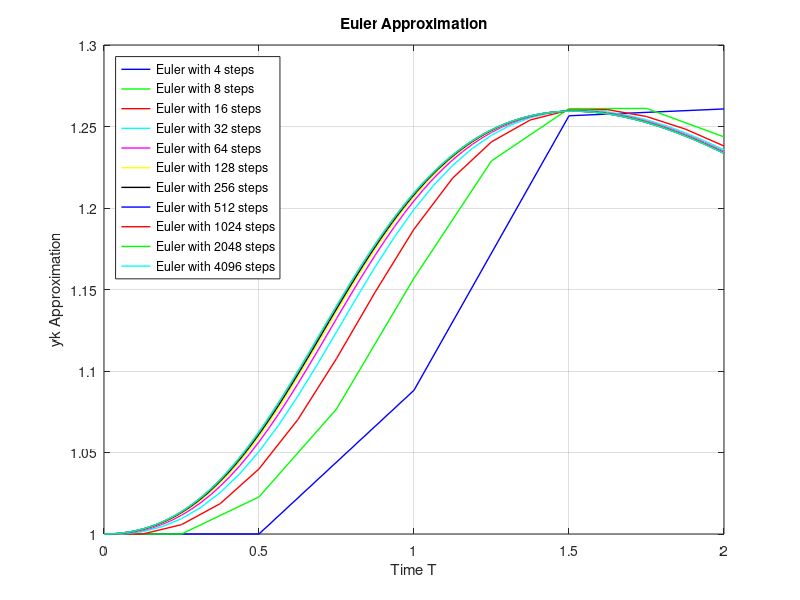
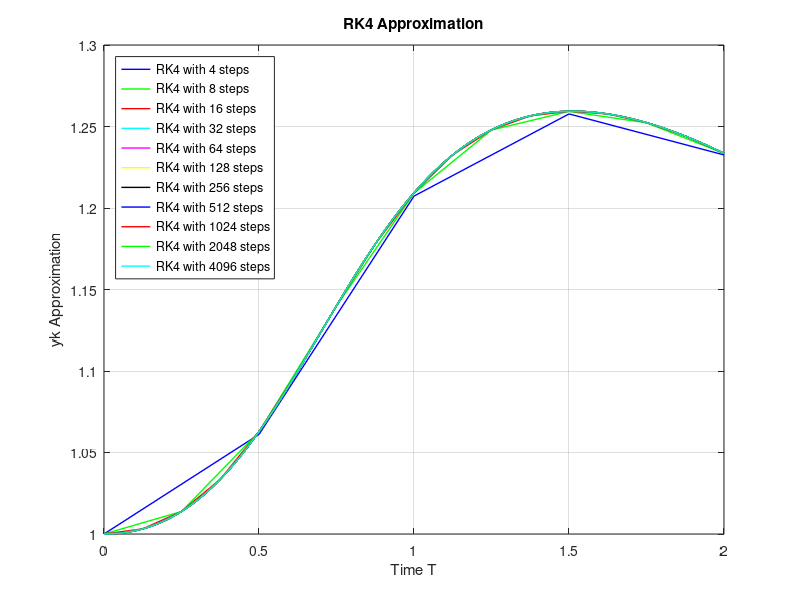
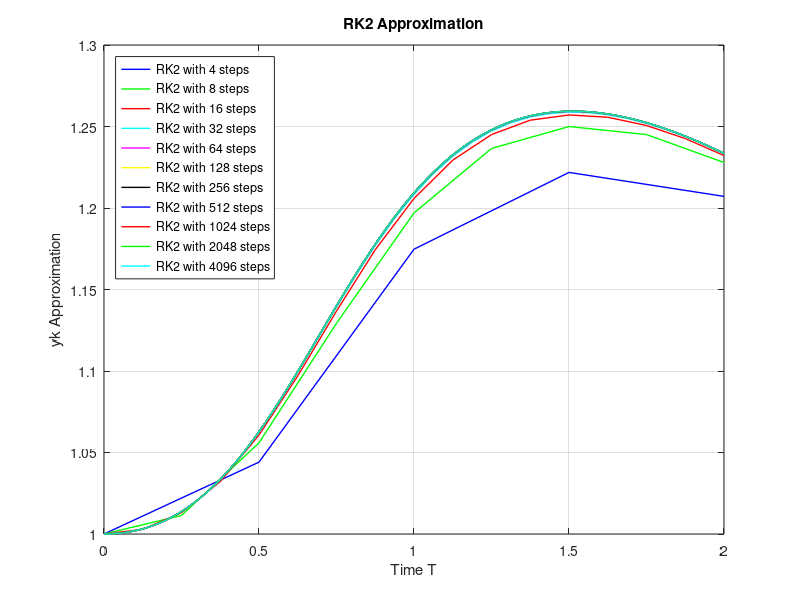
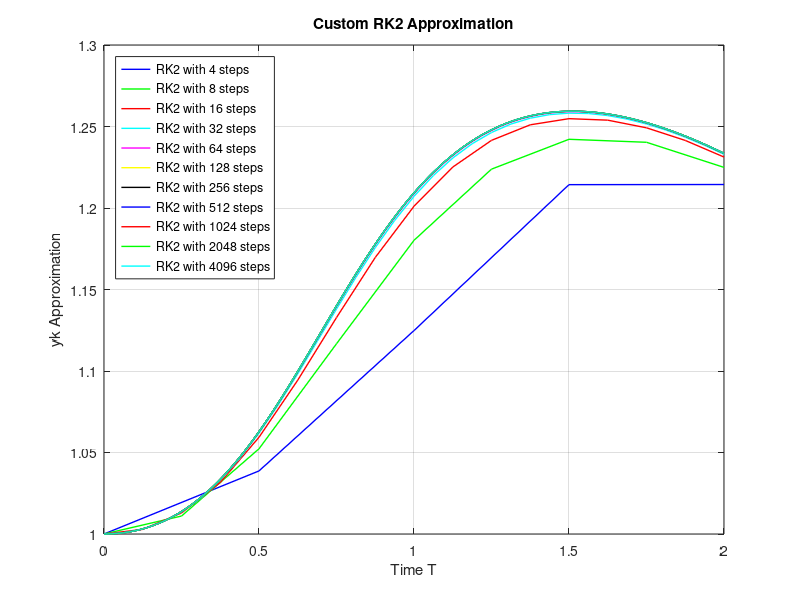

Write MATLAB code to recreate these figures, in order. (Note: this script raises an error after producing the figures.)
clear all; 
close all;
clc;
format long;
name = 'Kasey Haman';
id = 'A16978114';

%% Problem 1 

%Initialize for Euler-------------------------------------------------------
f = @(t, y) exp(-y).*sin(t+2.*pi.*y);
T = 2; y(1) = 1;

%loop for number of steps and step size
n(1) = 4;
h(1) = T/n;
for l = 1:10
    n(l+1) = n(l)*2;
    h(l+1) = T/n(l+1);
end

%Solve Euler for each step size

for n = 1:11
    i = 0;
    y = 1;
    for t = 0:h(n):2
        i = i + 1;
        y(i+1) = y(i) + h(n)*f(t, y(i));
    end
    Eulertvalues{n} = 0:h(n):2;
    Euleryvalues{n} = y(1:end-1);
    Eulerysoln(n) = y(end-1);
end

%loop for number of steps for graph.

figure(1), hold on;
for n = 1:11 
    str(n) = T./h(n);
   legend_string{n} = sprintf('Euler with %d steps',str(n));
cs = 'bgrcmykbrgcm';
 plot(Eulertvalues{n},Euleryvalues{n}, cs(n),'LineWidth',1);
end
legend(legend_string,'Location','Northwest');
xlabel('Time T'); ylabel('yk Approximation');
title('Euler Approximation');
box on; grid on;
set(gca,'FontSize',10)


%Initialize for RK4-----------------------------------------------------
f = @(t, y) exp(-y).*sin(t+2.*pi.*y);
T = 2; y(1) = 1;

%loop for number of steps and step size
n(1) = 4;
h(1) = T/n;
for l = 1:10
    n(l+1) = n(l)*2;
    h(l+1) = T/n(l+1);
end

%Solve RK4 for each step size

for n = 1:11
    i = 0;
    y = 1;
    for t = 0:h(n):2
        i = i + 1;
        k1 = h(n)*f(t, y(i));
        k2 = h(n)*f(t+h(n)/2, y(i)+k1/2);
        k3 = h(n)*f(t+h(n)/2, y(i)+k2/2);
        k4 = h(n)*f(t+h(n), y(i)+k3);
        y(i+1) = y(i) + 1/6*(k1+2*(k2+k3)+k4);
    end
    RK4tvalues{n} = 0:h(n):2;
    RK4yvalues{n} = y(1:end-1);
    RK4ysoln(n) = y(end-1);
end

%loop for number of steps for graph.

figure(2), hold on;
for n = 1:11 
    str(n) = T./h(n);
   legend_string{n} = sprintf('RK4 with %d steps',str(n));
cs = 'bgrcmykbrgcm';
 plot(RK4tvalues{n},RK4yvalues{n}, cs(n),'LineWidth',1);
end
legend(legend_string,'Location','Northwest');
xlabel('Time T'); ylabel('yk Approximation');
title('RK4 Approximation');
box on; grid on;
set(gca,'FontSize',10)



%Initialize for RK2-------------------------------------------------------
f = @(t, y) exp(-y).*sin(t+2.*pi.*y);

B1 = 1/2; B2 = 1/2; mew = 1; alpha = 1; T = 2; y(1) = 1;

%loop for number of steps and step size
n(1) = 4;
h(1) = T/n;
for l = 1:10
    n(l+1) = n(l)*2;
    h(l+1) = T/n(l+1);
end

%Solve RK2 for each step size

for n = 1:11
    i = 0;
    y = 1;
    for t = 0:h(n):2
        i = i + 1;
        k1 = h(n)*f(t, y(i));
        k2 = h(n)*f(t+mew*h(n), y(i)+alpha*k1);
        y(i+1) = y(i) + B1*k1 + B2*k2;
    end
    RK2tvalues{n} = 0:h(n):2;
    RK2yvalues{n} = y(1:end-1);
    RK2ysoln(n) = y(end-1);
end

%loop for number of steps for graph.

figure(3), hold on;
for n = 1:11 
    str(n) = T./h(n);
   legend_string{n} = sprintf('RK2 with %d steps',str(n));
cs = 'bgrcmykbrgcm';
 plot(RK2tvalues{n},RK2yvalues{n}, cs(n),'LineWidth',1);
end
legend(legend_string,'Location','Northwest');
xlabel('Time T'); ylabel('yk Approximation');
title('RK2 Approximation');
box on; grid on;
set(gca,'FontSize',10)

%Initialize for Custom RK2------------------------------------------------
f = @(t, y) exp(-y).*sin(t+2.*pi.*y);

B1 = 3/4; B2 = 1/4; mew = 2; alpha = 2; T = 2; y(1) = 1;

%loop for number of steps and step size
n(1) = 4;
h(1) = T/n;
for l = 1:10
    n(l+1) = n(l)*2;
    h(l+1) = T/n(l+1);
end

%Solve RK2 Custom for each step size

for n = 1:11
    i = 0;
    y = 1;
    for t = 0:h(n):2
        i = i + 1;
        k1 = h(n)*f(t, y(i));
        k2 = h(n)*f(t+mew*h(n), y(i)+alpha*k1);
        y(i+1) = y(i) + B1*k1 + B2*k2;
    end
    RKCtvalues{n} = 0:h(n):2;
    RKCyvalues{n} = y(1:end-1);
    RKCysoln(n) = y(end-1);
end

%loop for number of steps for graph.

figure(4), hold on;
for n = 1:11 
    str(n) = T./h(n);
   legend_string{n} = sprintf('RK2 with %d steps',str(n));
cs = 'bgrcmykbrgcm';
 plot(RKCtvalues{n},RKCyvalues{n}, cs(n),'LineWidth',1);
end
legend(legend_string,'Location','Northwest');
xlabel('Time T'); ylabel('yk Approximation');
title('Custom RK2 Approximation');
box on; grid on;
set(gca,'FontSize',10)

%Solve Runge Kuta 4 for "true" solution-----------------------------------
f = @(t, y) exp(-y).*sin(t+2.*pi.*y);
T = 2; y(1) = 1; n = 8192; h = T/n;
 i = 0;
    for t = 0:h:2
        i = i + 1;
        k1 = h*f(t, y(i));
        k2 = h*f(t+h/2, y(i)+k1/2);
        k3 = h*f(t+h/2, y(i)+k2/2);
        k4 = h*f(t+h, y(i)+k3);
        y(i+1) = y(i) + 1/6*(k1+2*(k2+k3)+k4);
    end
treuyvalues = y(1:end-1);
treutvalues = 0:h:2;
trueyvalue = treuyvalues(end);




%Initialize for error plot-----------------------------------------------
for n = 1:11
    ErrorEuler(n) = abs(trueyvalue - Eulerysoln(n));
    ErrorRK2(n) = abs(trueyvalue - RK2ysoln(n));
    ErrorRKC(n) = abs(trueyvalue - RKCysoln(n));
    ErrorRK4(n) = abs(trueyvalue - RK4ysoln(n));
end
n(1) = 4;
h(1) = T/n;
for l = 1:10
    n(l+1) = n(l)*2;
    h(l+1) = T/n(l+1);
end

%Plot the log error
figure(5), hold on;
cs = 'krbgmckrbgm';
 plot(log10(n),log10(ErrorEuler), '-k','LineWidth',1);
 plot(log10(n),log10(ErrorRK2), 'r','LineWidth',1);
 plot(log10(n),log10(ErrorRKC), 'b','LineWidth',1);
 plot(log10(n),log10(ErrorRK4), 'c','LineWidth',1);
xlabel('Log10(n)'); ylabel('log10(Error y(T))');
title('Log Error y(T) versus log(n)');
legend('Euler', 'RK2', 'Custom RK2', 'RK4','Location','Southwest');
box on; grid on;
set(gca,'FontSize',10)

%Q: Comment on the slopes
%Ans: We see that RK4 has the highest slope, the RK2 functions (which look
%nearly identical) have the second highest slope and our euler function has
%the lowest slope. The slope indicates how fast a function will converge to
%the correct solution, with a higher slope indicating faster convergence.
%Thus, RK4 is the fastest among this groupset.






%% Problem 2---------------------------------------------------------------
%Plot the log error in y(T) versus log f
%Note: Becuase Rk4 has 4 function evals per step, the amount of function
%evals is n*4. Similarly RK2 has 2 function evals per step (n.*2) and 
% Euler's only has one per step (n).
figure(6), hold on;
cs = 'krbgmckrbgm';
 plot(log10(n),log10(ErrorEuler), '-k','LineWidth',1);
 plot(log10(n.*2),log10(ErrorRK2), 'r','LineWidth',1);
 plot(log10(n.*2),log10(ErrorRKC), 'b','LineWidth',1);
 plot(log10(n.*4),log10(ErrorRK4), 'c','LineWidth',1);
xlabel('Log10(Function Evals)'); ylabel('log10(Error y(T))');
title('Log Error y(T) versus Function Evaluations');
legend('Euler', 'RK2', 'Custom RK2', 'RK4','Location','Southwest');
box on; grid on;
set(gca,'FontSize',10)

%Q: How do the resulting plots change? Explain why they change the way they
%do.
%Ans: Certain plots are translated to the right. This means that there is a
%higher cost to get the same error. Note that because RK4 has more function
%evals per step, it has a higher translation than RK2. And because Euler
%has one function eval per step, it has no translation.










%%Problem 3---------------------------------------------------------------
clear all
%loop for number of steps and step size
T = 6;
n(1) = 8;
h(1) = T/n;
for l = 1:6
    n(l+1) = n(l)*2;
    h(l+1) = T/n(l+1);
end
%Initialize
f = @(z, t, y) exp(-1-sin(z))-sin(t+y).^2.*(1+z.^2).^(1/3); 
y(1) = 4;

for n = 1:7
  [yk_values{n},t_values{n}] = RK4(f, y, 0, h(n)); 
end


%Plot solution approximations
figure(7), hold on;
for n = 1:7 
    str(n) = T./h(n);
   legend_string{n} = sprintf('RK4 with %d steps',str(n));
cs = 'bgrcmykbrgcm';
 plot(t_values{n},yk_values{n}, cs(n),'LineWidth',1);
end
legend(legend_string,'Location','southwest');
xlabel('Time T'); ylabel('yk Approximation');
title('Problem 3 RK4 Approximation');
box on; grid on;
set(gca,'FontSize',10)

%Q: Explain why you selected the various step sizes. Would it make sense to
%have relation between the number of Runge Kutta steps and the number of
%steps in the fixed point component?
%A: I chose step sizes that varied up to 500 steps in order to see if the
%system would converge quickly with a low step size, using 500 steps as a true
%solution. It makes sense to ensure that the step sizes between fixed point
%and Runge Kutta are similar, as in real life we don't have infinite
%computing power. So we should practice with having equal calculation for
%both fixed point method and Runge Kutta in order to minimize
%error.
